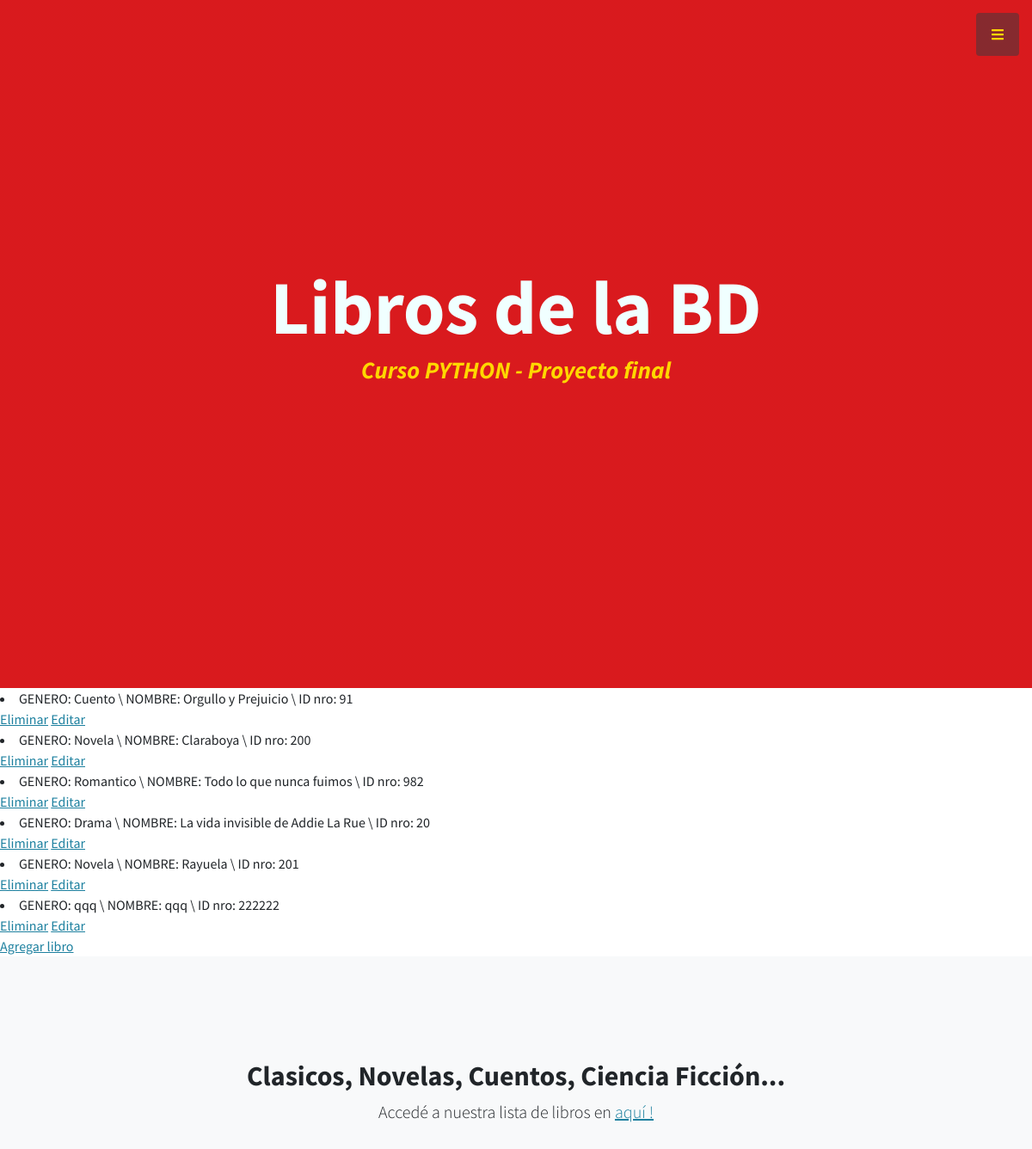
The page /App1/leerLibros (upper part) on the database as committed earlier.
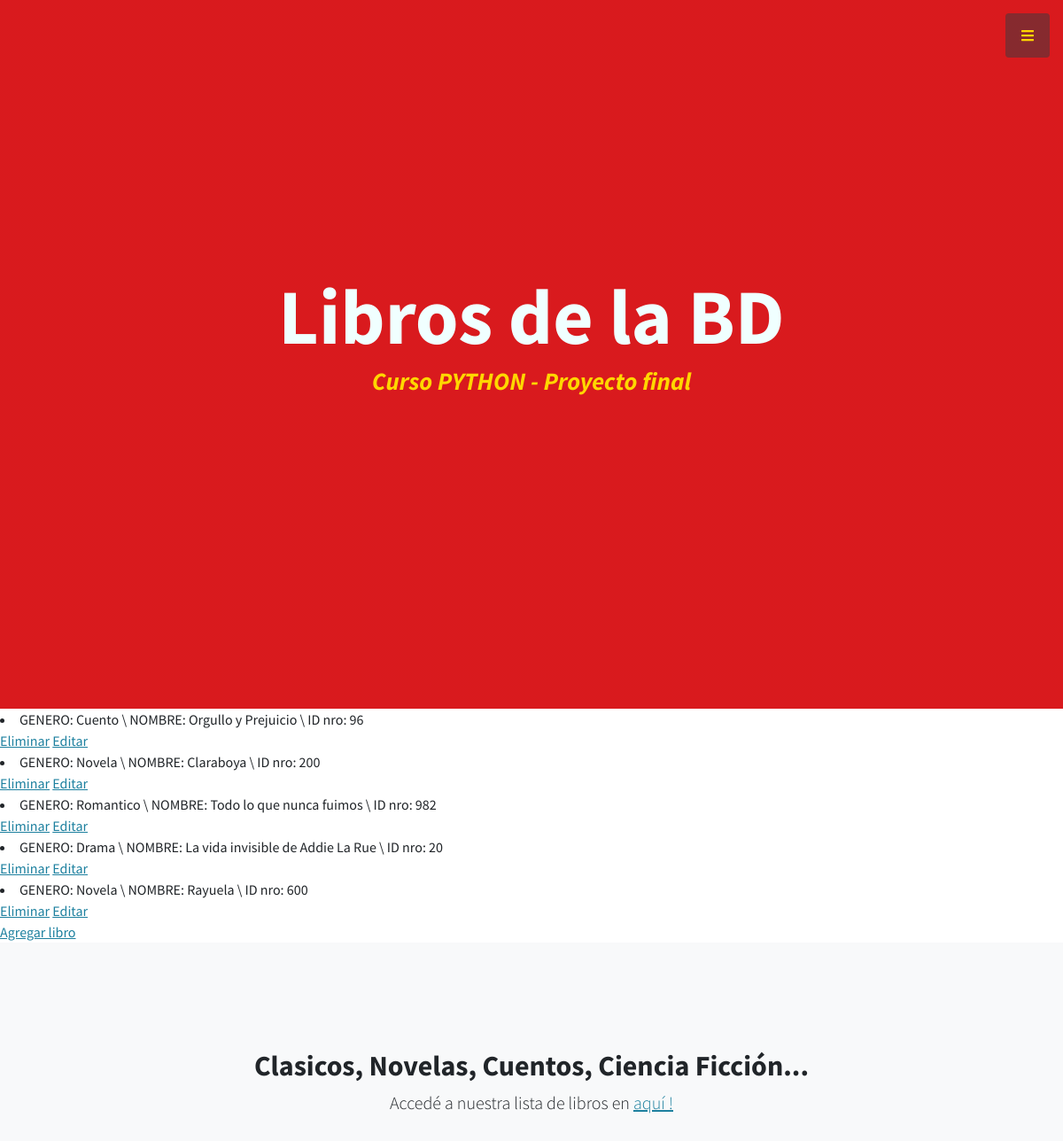
The same page on the database as committed later.
### App1/models.py (models this page shows)
class Libros (models.Model):
    genero = models.CharField(max_length=40)
    nombre = models.CharField(max_length=50)
    numeroId = models.IntegerField()
    def __str__(self):
        return f"GENERO: {self.genero}  \ NOMBRE: {self.nombre} \ ID nro: {self.numeroId}"

### App1/views.py (the view)
# urls.py: path('leerLibros', views.leerLibros, name="LeerLibros"),
def leerLibros(request):
    libros = Libros.objects.all()
    dir = {"libros":libros}
    return render(request, "App1/leerLibros.html", dir)

### App1/templates/App1/leerLibros.html
{% extends "App1/padre.html" %}
{% load static %}
{% block contenido2 %}
    <h1 class="mb-1" style="color: azure;"> Libros de la BD <br> </h1>
{% endblock %}
{% block contenido %}
{% for l in libros %}
    <li> {{ l }} </li>
    <a href="{% url 'EliminarLibros' l.nombre %}">Eliminar</a>
    <a href="{% url 'EditarLibros' l.nombre %}">Editar</a>
    <br>
{% endfor %}
<a href="{% url 'LibrosFormulario'%}"> Agregar libro </a>
{% endblock %}

Rows that differ between the two databases and show on the page:
removed Libros: genero+nombre+numeroId "GENERO: qqq \\ NOMBRE: qqq \\ ID nro: 222222"
changed Libros: genero+nombre+numeroId "GENERO: Cuento \\ NOMBRE: Orgullo y Prejuicio \\ ID nro: 91" → "GENERO: Cuento \\ NOMBRE: Orgullo y Prejuicio \\ ID nro: 96"
changed Libros: genero+nombre+numeroId "GENERO: Novela \\ NOMBRE: Rayuela \\ ID nro: 201" → "GENERO: Novela \\ NOMBRE: Rayuela \\ ID nro: 600"
